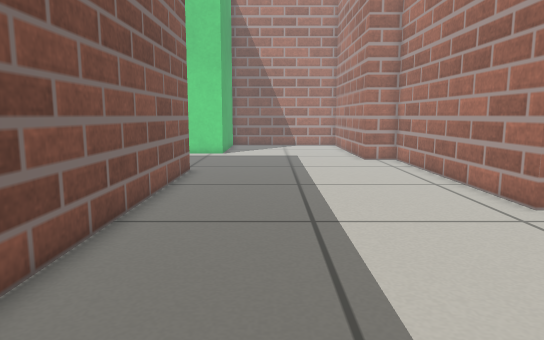
view 1 (above)

16 first-person views from a walk through a Gazebo world. The camera is 0.5 m above the floor, tilts 8° down and sees 70° across. The floor is counted in squares, 0.2 m on a side. Each view is taken from the middle of a square. On the plan, view 1 faces up. The plan holds only what a view shows up to about 20 squares ahead; the rest is blank.

view 2
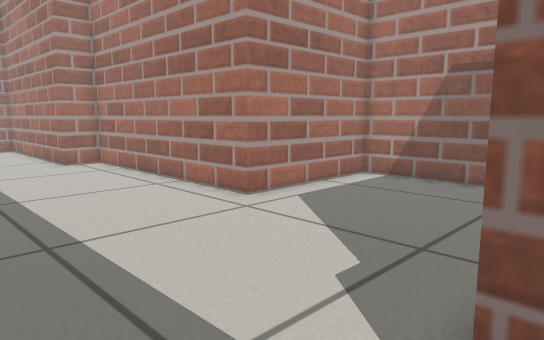

view 3
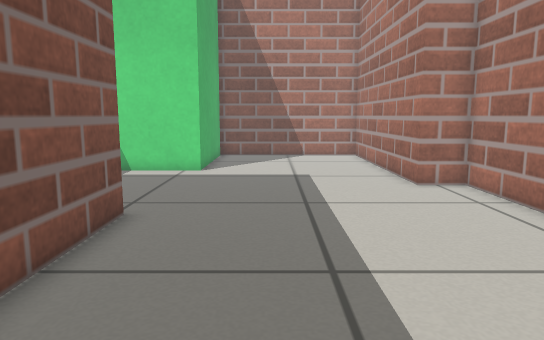

view 4
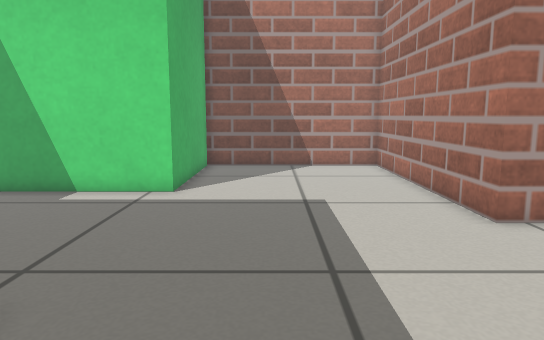

view 5
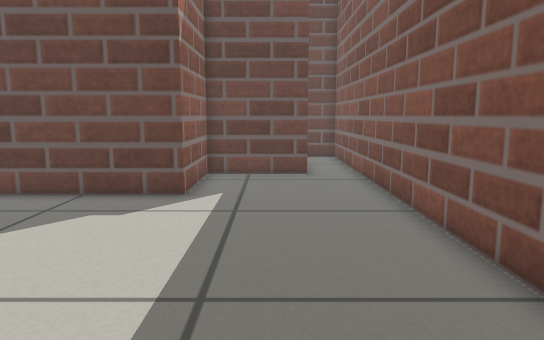

view 6
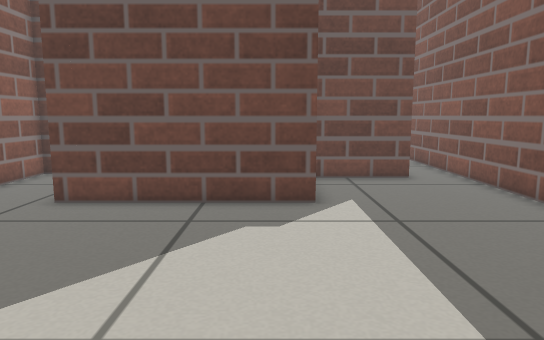

view 7
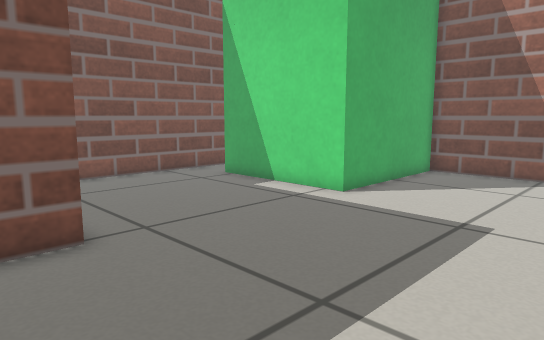

view 8
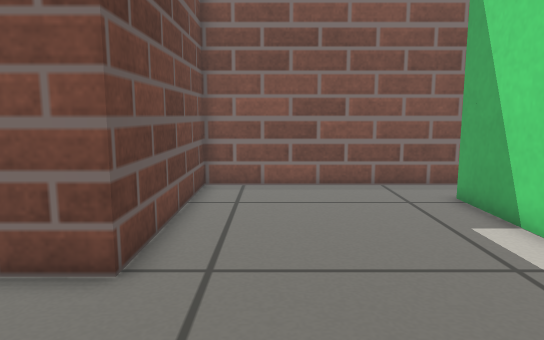

view 9
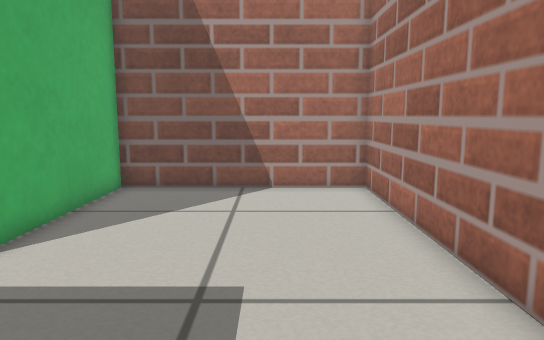

view 10
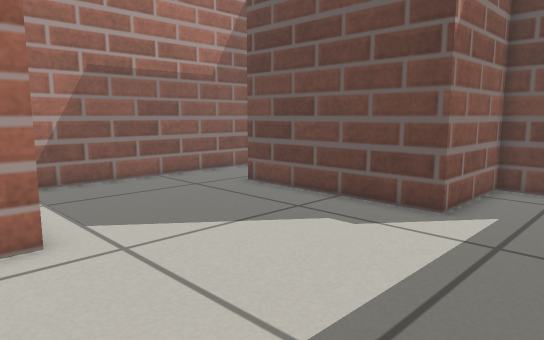

view 11
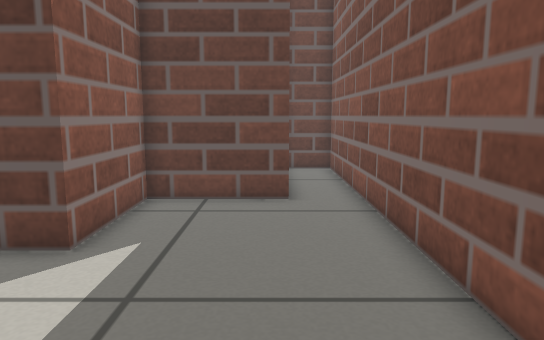

view 12
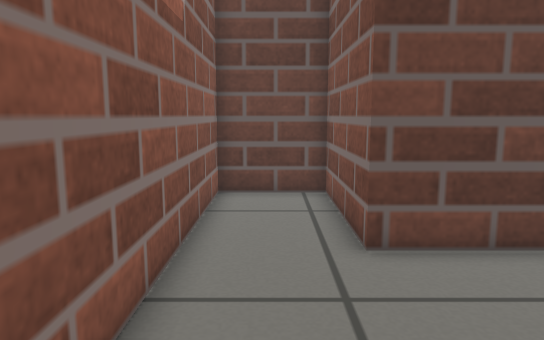

view 13
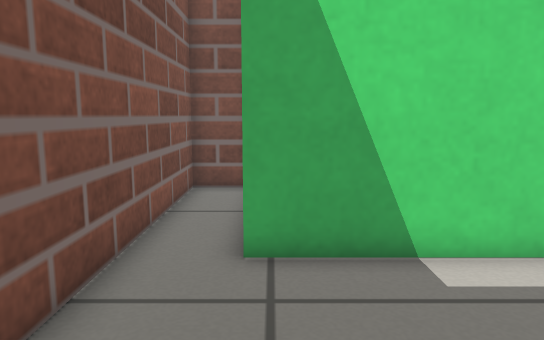

view 14
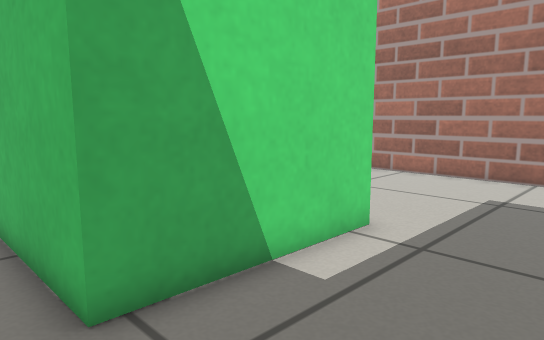

view 15
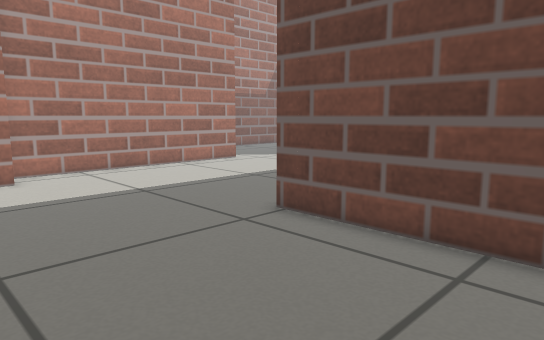

view 16
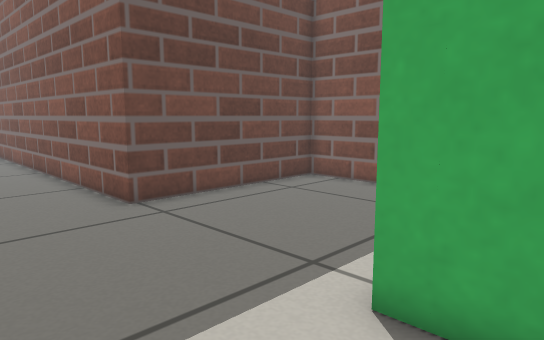

### Floor plan
Points are (right, up) in squares from view 1. A wall is a line through its corners. A room is listed if a view was taken in it or the views show most of it. See-through windows are left out.
Room 1 (views 1, 2, 3, 4, 5, 6, 7, 8, 9, 10, 11, 12, 13, 14, 15, 16)
walls: (-1.6, -2.4) (2.7, -2.4) (2.7, 2.1) (10.2, 2.1) (10.2, -3.4) (13.7, -3.4) (13.7, 10.1) (7, 10.1) (7, 21.8) (5.3, 21.8) (5.3, 32.3) (-3.2, 32.3) (-3.2, 25.6) (-9.5, 25.6) (-9.5, 30.3); (-10, 32.3) (-11.7, 32.3) (-11.7, 17.6) (-3.8, 17.6) (-3.8, -9.2) (-1.7, -9.2)

Positions as (right, up) in squares from view 1, and headings:
1: (0, 0), facing up
2: (-1, 1), facing up-right
3: (0, 8), facing up
4: (0, 13), facing up
5: (0, 14), facing down
6: (4, 13), facing down
7: (4, 15), facing up-left
8: (2, 20), facing left
9: (2, 19), facing up
10: (-1, 12), facing down-right
11: (-1, 9), facing down
12: (12, 9), facing down
13: (-9, 19), facing up
14: (-11, 21), facing up-right
15: (-11, 25), facing down-right
16: (1, 28), facing down-left
